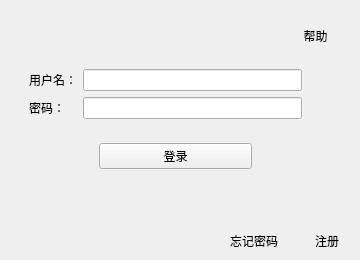
<?xml version="1.0" encoding="UTF-8"?>
<ui version="4.0">
 <class>Sign_In</class>
 <widget class="QMainWindow" name="Sign_In">
  <property name="geometry">
   <rect>
    <x>0</x>
    <y>0</y>
    <width>360</width>
    <height>260</height>
   </rect>
  </property>
  <property name="minimumSize">
   <size>
    <width>360</width>
    <height>260</height>
   </size>
  </property>
  <property name="maximumSize">
   <size>
    <width>360</width>
    <height>260</height>
   </size>
  </property>
  <property name="windowTitle">
   <string>登录</string>
  </property>
  <widget class="QWidget" name="centralwidget">
   <widget class="QWidget" name="widget_3" native="true">
    <property name="geometry">
     <rect>
      <x>20</x>
      <y>60</y>
      <width>291</width>
      <height>201</height>
     </rect>
    </property>
    <layout class="QVBoxLayout" name="verticalLayout_2">
     <item>
      <widget class="QWidget" name="widget_2" native="true">
       <layout class="QGridLayout" name="gridLayout">
        <item row="3" column="1">
         <widget class="QLineEdit" name="pwd_lineEdit">
          <property name="inputMask">
           <string/>
          </property>
          <property name="text">
           <string/>
          </property>
          <property name="echoMode">
           <enum>QLineEdit::Password</enum>
          </property>
         </widget>
        </item>
        <item row="0" column="0">
         <widget class="QLabel" name="label">
          <property name="text">
           <string>用户名：</string>
          </property>
         </widget>
        </item>
        <item row="0" column="1">
         <widget class="QLineEdit" name="usr_lineEdit"/>
        </item>
        <item row="3" column="0">
         <widget class="QLabel" name="label_2">
          <property name="text">
           <string>密码：</string>
          </property>
         </widget>
        </item>
       </layout>
      </widget>
     </item>
     <item>
      <layout class="QVBoxLayout" name="verticalLayout">
       <item>
        <widget class="QWidget" name="widget" native="true">
         <layout class="QHBoxLayout" name="horizontalLayout">
          <item>
           <spacer name="horizontalSpacer">
            <property name="orientation">
             <enum>Qt::Horizontal</enum>
            </property>
            <property name="sizeType">
             <enum>QSizePolicy::Fixed</enum>
            </property>
            <property name="sizeHint" stdset="0">
             <size>
              <width>70</width>
              <height>20</height>
             </size>
            </property>
           </spacer>
          </item>
          <item>
           <widget class="QPushButton" name="signin_btn">
            <property name="text">
             <string>登录</string>
            </property>
           </widget>
          </item>
          <item>
           <spacer name="horizontalSpacer_2">
            <property name="orientation">
             <enum>Qt::Horizontal</enum>
            </property>
            <property name="sizeType">
             <enum>QSizePolicy::Fixed</enum>
            </property>
            <property name="sizeHint" stdset="0">
             <size>
              <width>50</width>
              <height>20</height>
             </size>
            </property>
           </spacer>
          </item>
         </layout>
        </widget>
       </item>
      </layout>
     </item>
     <item>
      <spacer name="verticalSpacer">
       <property name="orientation">
        <enum>Qt::Vertical</enum>
       </property>
       <property name="sizeHint" stdset="0">
        <size>
         <width>20</width>
         <height>40</height>
        </size>
       </property>
      </spacer>
     </item>
    </layout>
   </widget>
   <widget class="QToolButton" name="help_btn">
    <property name="geometry">
     <rect>
      <x>290</x>
      <y>10</y>
      <width>51</width>
      <height>51</height>
     </rect>
    </property>
    <property name="styleSheet">
     <string notr="true">border:none;</string>
    </property>
    <property name="text">
     <string>帮助</string>
    </property>
    <property name="icon">
     <iconset resource="image/rsc.qrc">
      <normaloff>:/sign_in/help.png</normaloff>:/sign_in/help.png</iconset>
    </property>
    <property name="iconSize">
     <size>
      <width>32</width>
      <height>32</height>
     </size>
    </property>
    <property name="shortcut">
     <string comment="true"/>
    </property>
    <property name="toolButtonStyle">
     <enum>Qt::ToolButtonTextUnderIcon</enum>
    </property>
    <property name="autoRaise">
     <bool>true</bool>
    </property>
   </widget>
   <widget class="QWidget" name="widget_4" native="true">
    <property name="geometry">
     <rect>
      <x>190</x>
      <y>220</y>
      <width>181</width>
      <height>42</height>
     </rect>
    </property>
    <layout class="QHBoxLayout" name="horizontalLayout_2">
     <item>
      <spacer name="horizontalSpacer_3">
       <property name="orientation">
        <enum>Qt::Horizontal</enum>
       </property>
       <property name="sizeType">
        <enum>QSizePolicy::Fixed</enum>
       </property>
       <property name="sizeHint" stdset="0">
        <size>
         <width>40</width>
         <height>20</height>
        </size>
       </property>
      </spacer>
     </item>
     <item>
      <widget class="QPushButton" name="pushButton">
       <property name="styleSheet">
        <string notr="true">border:none;</string>
       </property>
       <property name="text">
        <string>忘记密码</string>
       </property>
       <property name="flat">
        <bool>true</bool>
       </property>
      </widget>
     </item>
     <item>
      <spacer name="horizontalSpacer_5">
       <property name="orientation">
        <enum>Qt::Horizontal</enum>
       </property>
       <property name="sizeHint" stdset="0">
        <size>
         <width>40</width>
         <height>20</height>
        </size>
       </property>
      </spacer>
     </item>
     <item>
      <widget class="QPushButton" name="signup_btn">
       <property name="styleSheet">
        <string notr="true">border:none;</string>
       </property>
       <property name="text">
        <string>注册</string>
       </property>
       <property name="flat">
        <bool>true</bool>
       </property>
      </widget>
     </item>
     <item>
      <spacer name="horizontalSpacer_4">
       <property name="orientation">
        <enum>Qt::Horizontal</enum>
       </property>
       <property name="sizeHint" stdset="0">
        <size>
         <width>40</width>
         <height>20</height>
        </size>
       </property>
      </spacer>
     </item>
    </layout>
   </widget>
   <widget class="QPushButton" name="show_pwd">
    <property name="geometry">
     <rect>
      <x>270</x>
      <y>100</y>
      <width>20</width>
      <height>20</height>
     </rect>
    </property>
    <property name="cursor">
     <cursorShape>ArrowCursor</cursorShape>
    </property>
    <property name="text">
     <string/>
    </property>
    <property name="autoDefault">
     <bool>false</bool>
    </property>
    <property name="flat">
     <bool>true</bool>
    </property>
   </widget>
  </widget>
 </widget>
 <resources>
  <include location="image/rsc.qrc"/>
 </resources>
 <connections/>
</ui>
